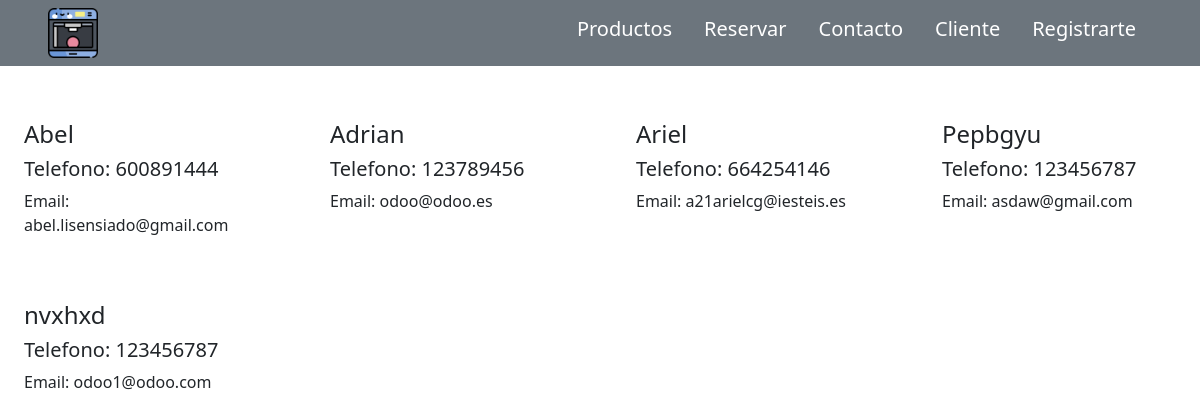
The page /cliente/ on the database as committed earlier.
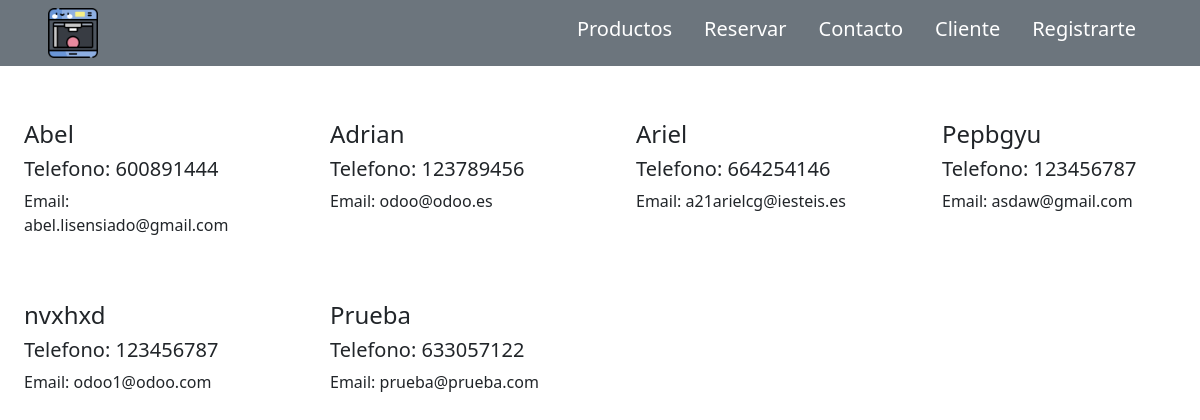
The same page on the database as committed later.
### hous3d/models/cliente.py (models this page shows, shortened)
class Cliente(models.Model):
    nombre = models.CharField(max_length=50)
    apellido = models.CharField(max_length=50)
    dni = models.CharField(max_length=9, primary_key=True)
    fecha_nacimiento = models.DateField()
    email = models.EmailField()
    telefono = models.CharField(max_length=20)
    direccion = models.CharField(max_length=100)

### hous3d/views.py (the view)
# urls.py: path('cliente/', views.cliente, name='Cliente'),
def cliente(request):
    clientes = Cliente.objects.all()
    return render(request, 'cliente.html', {'clientes': clientes})

### templates/cliente.html (shortened to what this page needs)
{% load static %}
<!DOCTYPE html>
<html lang="en">
<head>
    <link href="https://cdn.jsdelivr.net/npm/bootstrap@5.0.2/dist/css/bootstrap.min.css" rel="stylesheet"
>
</head>
<body>
<header class="navbar navbar-light bg-secondary fixed-top container-fluid d-flex bd-highlight px-5 mb-5">
    <a href="{% url 'Indice' %}"><img src="{% static 'img/iconoFacherito.png' %}" width="50" height="50" alt=""></a>
    <div class="d-flex">
        <a class="text-white pe-3 nav-link" href="{% url 'Productos' %}"><h5>Productos</h5></a>
        <a class="text-white pe-3 nav-link" href="{% url 'Reservas' %}"><h5>Reservar</h5></a>
        <a class="text-white pe-3 nav-link" href="{% url 'Contacto' %}"><h5>Contacto</h5></a>
        <a class="text-white pe-3 nav-link" href="{% url 'Cliente' %}"><h5>Cliente</h5></a>
        <a class="text-white pe-3 nav-link" href="{% url 'Registro' %}"><h5>Registrarte</h5></a>
    </div>
</header>
<div class="mt-5 pt-5">
    {% if clientes %}
        {% for cliente in clientes %}
            {% if forloop.first %}
                <div class="row gy-4 row-cols-1 row-cols-md-2 row-cols-xl-4 mb-3">
            {% endif %}
        <div class="col">
            <div class="card-body p-4">
                <h4 class="card-title">{{ cliente.nombre }}</h4>
                <h5 class="card-title">Telefono: {{ cliente.telefono }}</h5>
                <p class="card-text">Email: {{ cliente.email }}</p>
            </div>
        </div>
            {% if forloop.counter|divisibleby:4 %}</div>
                <div class="row gy-4 row-cols-1 row-cols-md-2 row-cols-xl-4 mb-3">
            {% endif %}
        {% if forloop.last %}
            </div>
        {% endif %}
        {% endfor %}
    {% else %}
        <p>No hay cliente</p>
    {% endif %}
</div>
</body>
</html>

Rows that differ between the two databases and show on the page:
added Cliente: nombre "Prueba", telefono "633057122", email "prueba@prueba.com"
